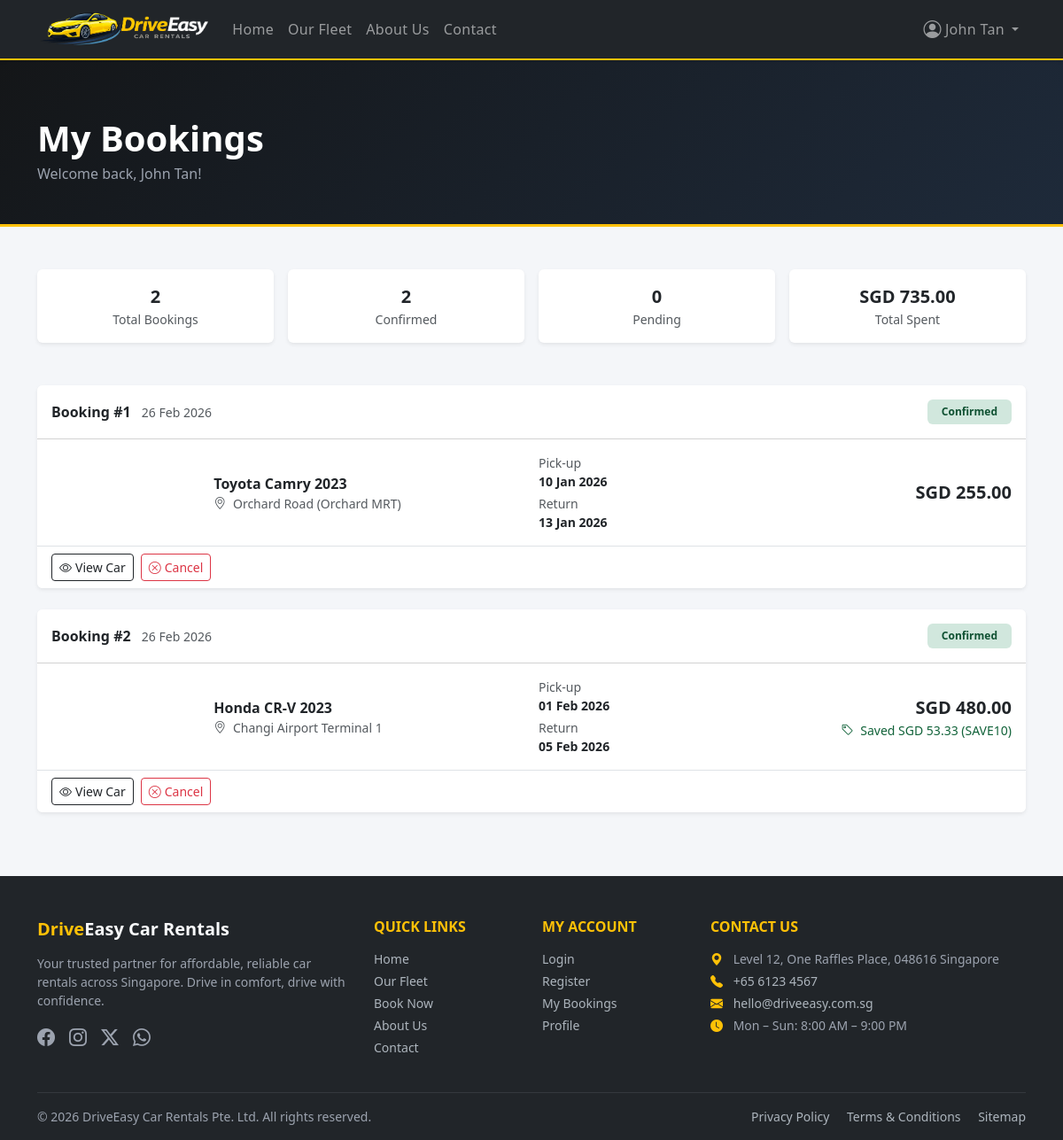
The app's page /my-bookings.php (signed in) with its own data.
### tables this page shows
CREATE TABLE IF NOT EXISTS bookings (
    id              INT AUTO_INCREMENT PRIMARY KEY,
    user_id         INT           NOT NULL,
    car_id          INT           NOT NULL,
    pickup_location VARCHAR(150)  NOT NULL,
    start_date      DATE          NOT NULL,
    end_date        DATE          NOT NULL,
    total_cost      DECIMAL(10,2) NOT NULL,
    status          ENUM('pending','confirmed','cancelled') NOT NULL DEFAULT 'pending',
    promo_code      VARCHAR(30)   DEFAULT NULL,
    discount_amount DECIMAL(10,2) NOT NULL DEFAULT 0.00,
    notes           TEXT          DEFAULT NULL,
    created_at      TIMESTAMP DEFAULT CURRENT_TIMESTAMP,
    FOREIGN KEY (user_id) REFERENCES users(id)  ON DELETE CASCADE,
    FOREIGN KEY (car_id)  REFERENCES cars(id)   ON DELETE CASCADE
);

CREATE TABLE IF NOT EXISTS cars (
    id            INT AUTO_INCREMENT PRIMARY KEY,
    brand         VARCHAR(50)   NOT NULL,
    model         VARCHAR(50)   NOT NULL,
    year          YEAR          NOT NULL,
    type          ENUM('sedan','SUV','MPV','sports') NOT NULL,
    daily_rate    DECIMAL(10,2) NOT NULL,
    status        ENUM('available','unavailable') NOT NULL DEFAULT 'available',
    image_path    VARCHAR(255)  DEFAULT 'assets/images/placeholder.jpg',
    description   TEXT,
    seats         TINYINT       NOT NULL DEFAULT 5,
    transmission  ENUM('automatic','manual') NOT NULL DEFAULT 'automatic',
    fuel_type     VARCHAR(30)   NOT NULL DEFAULT 'Petrol',
    mileage       VARCHAR(30)   DEFAULT 'Unlimited',
    created_at    TIMESTAMP DEFAULT CURRENT_TIMESTAMP
);

### includes/auth.php (called while the page is built, shortened)
<?php
function currentUserName(): string
{
    return htmlspecialchars($_SESSION['user_name'] ?? '', ENT_QUOTES, 'UTF-8');
}

### my-bookings.php (the view, shortened to what this page needs)
<?php
require_once __DIR__ . '/includes/db.php';
require_once __DIR__ . '/includes/auth.php';
$userId    = currentUserId();
$bookingsStmt = $pdo->prepare(
    "SELECT b.*, c.brand, c.model, c.year, c.type, c.image_path, c.daily_rate
     FROM bookings b
     JOIN cars c ON c.id = b.car_id
     WHERE b.user_id = :uid
     ORDER BY b.created_at DESC"
);
$bookingsStmt->execute([':uid' => $userId]);
$bookings = $bookingsStmt->fetchAll();
?>
<!DOCTYPE html>
<html lang="en">
<head>
    <link rel="stylesheet" href="https://cdn.jsdelivr.net/npm/bootstrap@5.3.2/dist/css/bootstrap.min.css">
    <link rel="stylesheet" href="https://cdn.jsdelivr.net/npm/bootstrap-icons@1.11.3/font/bootstrap-icons.min.css">
    <link rel="stylesheet" href="/assets/css/style.css">
</head>
<body>
<?php include __DIR__ . '/includes/navbar.php'; ?>
<main>
<div class="page-hero">
    <div class="container">
        <h1 class="fw-bold text-white mb-1">My Bookings</h1>
        <p class="text-secondary mb-0">Welcome back, <?= currentUserName() ?>!</p>
    </div>
</div>
<div class="container py-5">
    <?php if (empty($bookings)): ?>
    <div class="text-center py-5">
        <i class="bi bi-calendar-x fs-1 text-muted" aria-hidden="true"></i>
        <h2 class="h4 mt-3">No Bookings Yet</h2>
        <p class="text-muted">Looks like you haven't booked anything yet. Browse our fleet and hit the road!</p>
        <a href="/fleet.php" class="btn btn-warning fw-bold mt-2">Browse Fleet</a>
    </div>
    <?php else: ?>
    <div class="row g-3 mb-5">
        <?php
        $counts = ['pending' => 0, 'confirmed' => 0, 'cancelled' => 0];
        foreach ($bookings as $b) $counts[$b['status']] = ($counts[$b['status']] ?? 0) + 1;
        $totalSpent = array_sum(array_column(array_filter($bookings, fn($b) => $b['status'] !== 'cancelled'), 'total_cost'));
        $statCards = [
            ['Total Bookings', count($bookings),        'bi-calendar-check', 'primary'],
            ['Confirmed',      $counts['confirmed'],    'bi-check-circle',   'success'],
            ['Pending',        $counts['pending'],      'bi-hourglass-split','warning'],
            ['Total Spent',    'SGD '.number_format($totalSpent,2), 'bi-wallet2', 'info'],
        ];
        foreach ($statCards as $sc): ?>
        <div class="col-6 col-md-3">
            <div class="card text-center border-0 shadow-sm h-100">
                <div class="card-body py-3">
                    <div class="fw-bold fs-5"><?= htmlspecialchars((string)$sc[1]) ?></div>
                    <div class="text-muted small"><?= htmlspecialchars($sc[0]) ?></div>
                </div>
            </div>
        </div>
        <?php endforeach; ?>
    </div>
    <?php foreach ($bookings as $booking): ?>
    <div class="card border-0 shadow-sm mb-4 overflow-hidden">
        <div class="card-header bg-white d-flex flex-wrap justify-content-between align-items-center gap-2 py-3">
            <div>
                <span class="fw-bold">Booking #<?= (int)$booking['id'] ?></span>
                <span class="text-muted small ms-2"><?= htmlspecialchars(date('d M Y', strtotime($booking['created_at']))) ?></span>
            </div>
            <span class="badge status-<?= htmlspecialchars($booking['status']) ?> px-3 py-2 text-capitalize"><?= htmlspecialchars($booking['status']) ?></span>
        </div>
        <div class="card-body">
            <div class="row g-3 align-items-center">
                <div class="col-12 col-sm-3 col-md-2 text-center">
                </div>
                <div class="col-12 col-sm-9 col-md-4">
                    <div class="fw-bold">
                        <?= htmlspecialchars($booking['brand'] . ' ' . $booking['model']) ?> <?= htmlspecialchars($booking['year']) ?>
                    </div>
                    <div class="text-muted small">
                        <i class="bi bi-geo-alt me-1" aria-hidden="true"></i>
                        <?= htmlspecialchars($booking['pickup_location']) ?>
                    </div>
                </div>
                <div class="col-6 col-md-3">
                    <div class="small text-muted">Pick-up</div>
                    <div class="fw-semibold small"><?= htmlspecialchars(date('d M Y', strtotime($booking['start_date']))) ?></div>
                    <div class="small text-muted mt-1">Return</div>
                    <div class="fw-semibold small"><?= htmlspecialchars(date('d M Y', strtotime($booking['end_date']))) ?></div>
                </div>
                <div class="col-6 col-md-3 text-end">
                    <div class="fs-5 fw-bold text-dark">SGD <?= number_format((float)$booking['total_cost'], 2) ?></div>
                    <?php if ($booking['discount_amount'] > 0): ?>
                    <div class="text-success small">
                        <i class="bi bi-tag me-1" aria-hidden="true"></i> Saved SGD <?= number_format((float)$booking['discount_amount'], 2) ?>
                        <?php if ($booking['promo_code']): ?>(<?= htmlspecialchars($booking['promo_code']) ?>)<?php endif; ?>
                    </div>
                    <?php endif; ?>
                </div>
            </div>
        </div>
        <div class="card-footer bg-white border-top d-flex flex-wrap gap-2 align-items-center">
            <a href="/car-details.php?id=<?= (int)$booking['car_id'] ?>" class="btn btn-outline-dark btn-sm">
                <i class="bi bi-eye me-1" aria-hidden="true"></i>View Car
            </a>
            <?php if (in_array($booking['status'], ['pending', 'confirmed'])): ?>
            <form method="POST" action="/my-bookings.php" class="d-inline">
                <button type="submit" class="btn btn-outline-danger btn-sm btn-cancel-booking">
                    <i class="bi bi-x-circle me-1" aria-hidden="true"></i>Cancel
                </button>
            </form>
            <?php endif; ?>
        </div>
    </div>
    <?php endforeach; ?>
    <?php endif; ?>
</div></main>
<?php include __DIR__ . '/includes/footer.php'; ?>
</body>
</html>

### assets/css/style.css (style rules this page uses)
:root { --brand-gold: #FFC107; --brand-gold-text: #735500; --brand-dark: #212529; --brand-darker: #141618; --brand-light: #F8F9FA; --card-radius: 0.75rem; --transition: 0.25s ease; }
.text-muted, .text-secondary { color: #54595e !important; }
.bg-dark .text-muted, .bg-dark .text-secondary, .page-hero .text-muted, .page-hero .text-secondary, .hero-section .text-muted, .hero-section .text-secondary, .cost-box .text-muted, .cost-box .text-secondary, .admin-sidebar .text-muted, .admin-sidebar .text-secondary { color: #9ca3af !important; }
.text-success { color: #12633a !important; }
body { font-family: 'Segoe UI', system-ui, -apple-system, sans-serif; display: flex; flex-direction: column; min-height: 100vh; background-color: #f4f6f9; color: var(--brand-dark); }
main { flex: 1; }
a { text-decoration: none; transition: color var(--transition); }
.status-confirmed { background: #d1e7dd; color: #0f5132; }
.page-hero { background: linear-gradient(135deg, var(--brand-darker), #1e2a3a); color: #fff; padding: 4rem 0 3rem; position: relative; overflow: hidden; }
.page-hero::after { content: ''; position: absolute; bottom: 0; left: 0; right: 0; height: 3px; background: var(--brand-gold); }

### records on screen
bookings: id "1", created_at "26 Feb 2026", status "Confirmed", car.model "Toyota Camry", car.year "2023", pickup_location "Orchard Road (Orchard MRT)", start_date "10 Jan 2026", end_date "13 Jan 2026", total_cost "255.00"
bookings: id "2", created_at "26 Feb 2026", status "Confirmed", car.model "Honda CR-V", car.year "2023", pickup_location "Changi Airport Terminal 1", start_date "01 Feb 2026", end_date "05 Feb 2026", total_cost "480.00", discount_amount "53.33", promo_code "SAVE10"

### other values on screen
currentUserName() "John Tan"
$sc[1] "2"
$sc[0] "Total Bookings"
$sc[0] "Confirmed"
$sc[1] "0"
$sc[0] "Pending"
$sc[1] "SGD 735.00"
$sc[0] "Total Spent"
